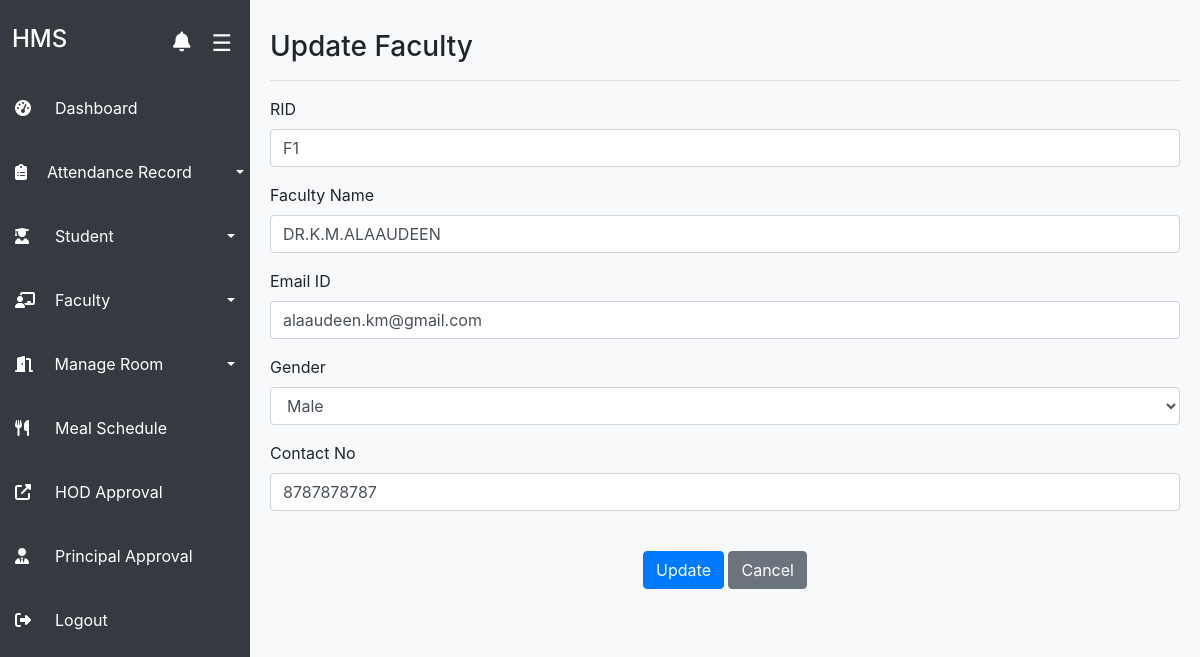
/admin/edit_teacher.php?id=F1 (signed in), run on the app's committed database.
### tables this page shows
CREATE TABLE `teachers` (
  `rid` varchar(255) NOT NULL,
  `name` varchar(255) NOT NULL,
  `email` varchar(255) NOT NULL,
  `password` varchar(255) NOT NULL,
  `gender` varchar(255) NOT NULL,
  `mobile` varchar(255) NOT NULL,
  `department` varchar(200) NOT NULL,
  `current_year` varchar(200) NOT NULL
);

### admin/edit_teacher.php (the view, shortened to what this page needs)
<?php
include('../includes/dbconn.php');
$teacher_id = mysqli_real_escape_string($connection, $_GET['id']);
$query = "SELECT * FROM teachers WHERE rid = '$teacher_id'";
$result = mysqli_query($connection, $query);
$teacher = mysqli_fetch_assoc($result);
?>
<!DOCTYPE html>
<html lang="en">
<head>
    <link rel="stylesheet" href="https://stackpath.bootstrapcdn.com/bootstrap/4.3.1/css/bootstrap.min.css">
</head>
<body style="background-color: #f8f9fa;">
<?php include('sidebar.php'); ?>
<br>
<div class="main-content">
    <div class="">
        <h3>Update Faculty</h3>
        <hr>
        <form method="POST" action="">
            <div class="form-group">
                <label for="rid">RID</label>
                <input type="text" class="form-control" name="rid" value="<?= $teacher['rid']; ?>" required>
            </div>
            <div class="form-group">
                <label for="name">Faculty Name</label>
                <input type="text" class="form-control" name="name" value="<?= $teacher['name']; ?>" required>
            </div>
            <div class="form-group">
                <label for="email">Email ID</label>
                <input type="email" class="form-control" name="email" value="<?= $teacher['email']; ?>" required>
            </div>
            <div class="form-group">
                <label for="gender">Gender</label>
                <select class="form-control" name="gender" required>
                    <option value="Male" <?= ($teacher['gender'] == 'Male') ? 'selected' : ''; ?>>Male</option>
                </select>
            </div>
            <div class="form-group">
                <label for="mobile">Contact No</label>
                <input type="tel" class="form-control" name="mobile" value="<?= $teacher['mobile']; ?>" pattern="[0-9]{10}" required>
            </div>
<br>
            <center>
                <button type="submit" class="btn btn-primary" name="update_teacher">Update</button>
                <a href="view_teachers.php" class="btn btn-secondary">Cancel</a>
            </center>
        </form>
    </div>
</div>
</body>
</html>

### admin/edit_teacher.php (style rules this page uses)
.main-content { margin-left: 250px; margin-top: -14px; padding: 20px; transition: margin-left 0.3s ease; }

### data on the page
teachers: rid "F1", name "DR.K.M.ALAAUDEEN", email "alaaudeen.km@gmail.com", gender "Male", mobile "8787878787"
